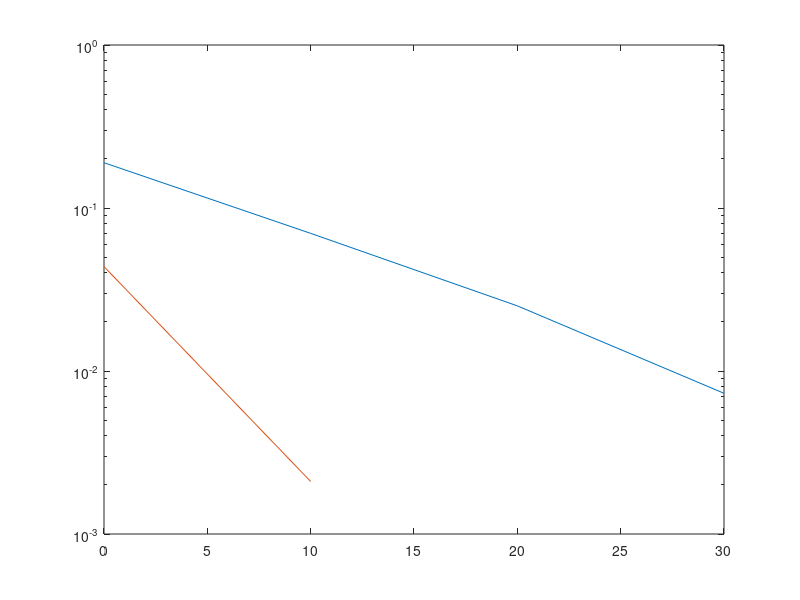

The MATLAB script that drew this image:
clear all;
snrdb = [0  10  20  30];

% Iterate through the signal to noise data ratio matrix.
for k = 1 : length(snrdb)
    SNR=10^(snrdb(k)/10);
    ct=10000;

    sum1=0;
    sum2=0;
    
% Create and define upperbound of data analysis iterations and initialize diverse antenna modulation range.    
    for i = 1 : ct
        s = randsrc(1, 1, [-1 1]);
        h1 = randn(1,1);
        h2 = randn(1,1);
        h3 = randn(1,1);
        n = randn(1,1)/sqrt(SNR);
        
% Receive data observations on signal plus noise.
        y1 = h1 * s+ h2 * s + n;
        y2 = abs(h1) * s + abs(h2) * s + abs(h3) * s + n;
        
% Detect data using prior estimates of observation output.
        prio_est1 =y1/(h1+h2); % first step of detection 
        prio_est2 = y2/(abs(h1)  + abs(h2) + abs(h3));

% Refine the prior estimates, with a conditional check of datasum condition from input to output.            
        est1 = sign(prio_est1); % second step
        est2 = sign(prio_est2);

        if est1 ~= s
            sum1 = sum1+1;
        end
        if est2 ~= s
            sum2 = sum2+1;
        end
    end

    p1(k)= sum1/ct; % Plot transfer lifetime on semiology
    p2(k) = sum2/ct;
end
semilogy(snrdb,p1,snrdb,p2)
